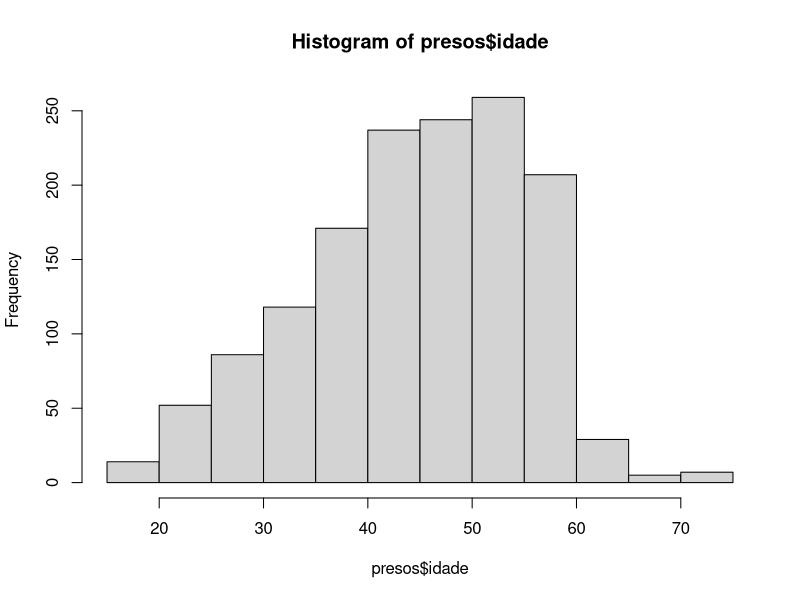
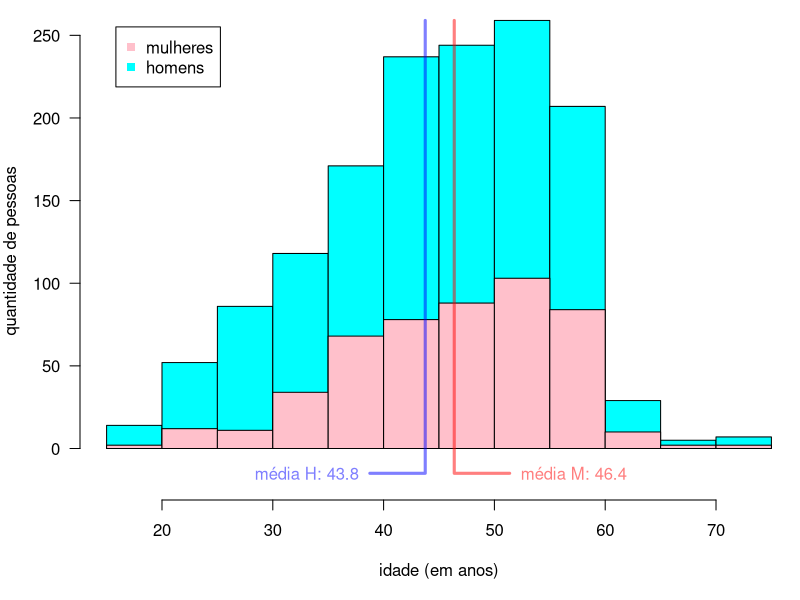

R code for these plots, in order:
presos.raw <- read.csv ("presos.csv")
nrow (presos.raw)
table (presos.raw$genero)

presos <- subset (presos.raw, data.nascimento != "")
nrow (presos)

presos$data.nascimento <- as.Date (presos$data.nascimento)
presos$idade <- as.numeric (as.Date ("2023-01-08")
                            - presos$data.nascimento) / 365.25

nrow (subset (presos, idade < 18))
nrow (subset (presos, idade >= 80))

presos <- subset (presos, idade >= 18 & idade < 80)
nrow (presos)
table (presos$genero)

summary (presos$idade)

n <- nrow (presos)
length (which (presos$idade > 45 & presos$idade < 55)) / n
length (which (presos$idade > 40 & presos$idade < 60)) / n

(mean.df <- aggregate (presos, idade ~ genero, mean))
mean.f <- mean.df$idade [1]
mean.m <- mean.df$idade [2]
aggregate (presos, idade ~ genero, median)
anova (lm (idade ~ genero, presos))

h <- hist (presos$idade)
max.count <- max (h$counts)

png (file = "histograma-idades.png", height = 640, width = 640, pointsize = 24)
par (mar = c (5, 4, 0.1, 0.1))
plot (h, col = "cyan", las = 1, ylim = c (-20, max.count),
      xlab = "idade (em anos)", ylab = "quantidade de pessoas", main = "")
hist (subset(presos, genero == "F")$idade, col = "pink", breaks = h$breaks,
      add = TRUE)
lines (mean.f + c (5, 0, 0), c (-15, -15, max.count), col = "#ff000080",
       lwd = 3)
text (mean.f + 6, -15, adj = c (0, 0.5), col = "#ff000080",
      label = sprintf ("média M: %.1f", mean.f))
lines (mean.m + c (-5, 0, 0), c (-15, -15, max.count), col = "#0000ff80",
       lwd = 3)
text (mean.m - 6, -15, adj = c (1, 0.5), col = "#0000ff80",
      label = sprintf ("média H: %.1f", mean.m))
legend ("topleft", legend = c("mulheres", "homens"), pch = 15,
        col = c("pink", "cyan"), inset = 0.05)
dev.off ()

uf.count <- sort (table (presos$uf), decreasing = TRUE)
uf.count <- uf.count [which (names (uf.count) != "")]
cat ("\n|estado|número|porcentagem|\n|-|-|-|\n")
s <- sum (uf.count)
for (i in names (uf.count))
    cat (sprintf ("|%s|%s|%.1f%%|\n", i, uf.count [i],
                  100 * (uf.count [i] / s)))

length (which (presos$uf == ""))
